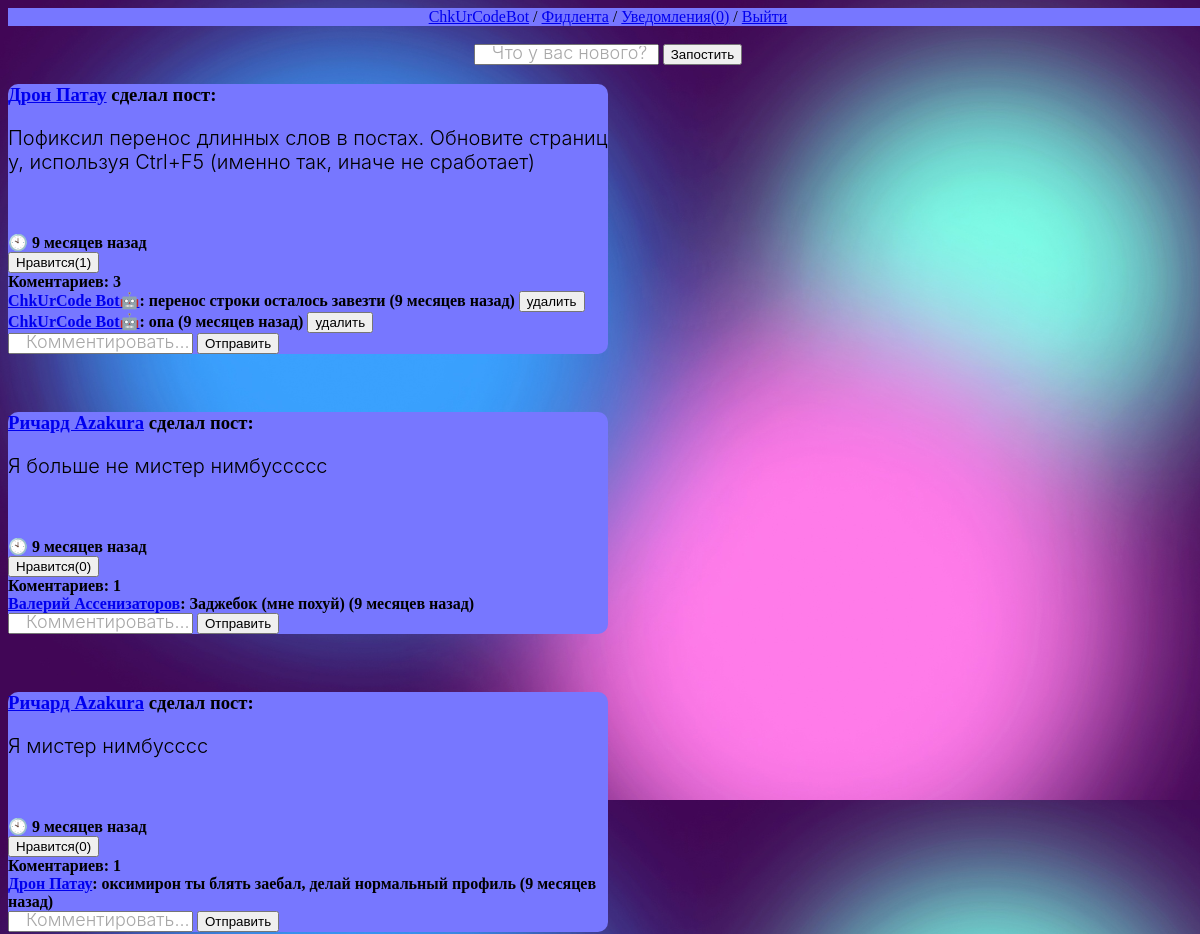
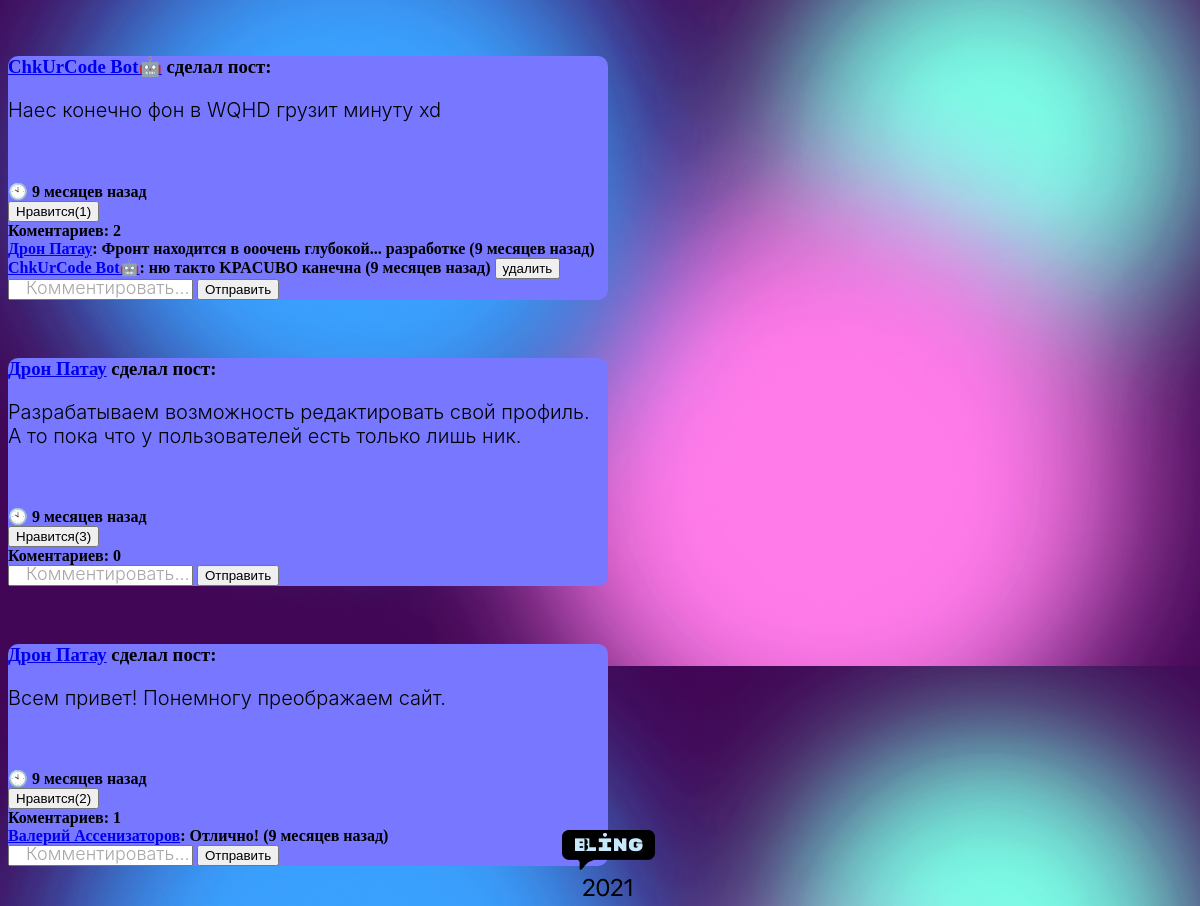
Screenshot of / (signed in) with the database file from the repository (2 pictures, top to bottom).
### bling/models.py (models this page shows, shortened)
class Profile(models.Model):
    user = models.OneToOneField(User, on_delete=models.CASCADE)
    about = models.TextField(default='', blank=True)
    subscribers = models.ManyToManyField(User, blank=True, default=None, verbose_name='Подписчики', related_name='Подписчик')
    friends = models.ManyToManyField(User, blank=True, default=None, verbose_name='Друзья', related_name='Друг')
    profile_image = models.OneToOneField('BlingImage', default=None, null=True, blank=True, verbose_name='Ава', on_delete=models.SET_NULL)
    liked_posts = models.ManyToManyField('BlingPost', default=None, blank=True, verbose_name='Понравившиеся посты')
    notifications_amount = models.IntegerField(default=0)
    def __str__(self):
        if self.user.first_name or self.user.last_name:
            return self.user.first_name + ' ' + self.user.last_name
        else:
            return self.user.username
    class Meta:
        verbose_name = 'Профиль'
        verbose_name_plural = 'Профили'

class BlingPost(models.Model):
    RENDER_LENGTH = 15
    text = models.TextField(null=True, blank=True, verbose_name='Текст')
    images = models.ForeignKey('BlingImage', on_delete=models.SET_NULL, null=True, blank=True, verbose_name='Изображения')
    author = models.ForeignKey(User, on_delete=models.CASCADE, related_name='posts', verbose_name='Автор', null=True)
    created_on = models.DateTimeField(auto_now_add=True, verbose_name='Дата публикации')
    likes_amount = models.IntegerField(default=0)
    comments_amount = models.IntegerField(default=0)
    comments = models.ManyToManyField('BlingComment', default=None, blank=True, verbose_name='Комментарии')
    class Meta:
        verbose_name = 'Пост'
        verbose_name_plural = 'Посты'
        ordering = ['-created_on']
    def how_old(self):
        return how_old_is_this_datetimefield(self.created_on)

class BlingComment(models.Model):
    text = models.TextField(null=True, blank=True, verbose_name='Текст')
    images = models.ForeignKey('BlingImage', on_delete=models.SET_NULL, null=True, blank=True,
                                 verbose_name='Изображения')
    author = models.ForeignKey(User, on_delete=models.CASCADE, related_name='comments', verbose_name='Автор', null=True)
    created_on = models.DateTimeField(auto_now_add=True, verbose_name='Дата публикации')
    likes_amount = models.IntegerField(default=0)
    class Meta:
        verbose_name = 'Комментарий'
        verbose_name_plural = 'Комментарии'
    def __str__(self):
        return self.text
    def how_old(self):
        return how_old_is_this_datetimefield(self.created_on)

### bling/views.py (the view)
# urls.py: path('', index, name='home'),
@login_required()
def index(request):
    if request.method == 'POST':
        scan_for_forms(request)
        return HttpResponseRedirect('/')
    blingposts = BlingPost.objects.all()
    context = {'blingposts': blingposts}
    return render(request, 'bling/index.html', context)

### bling/templates/bling/index.html (shortened to what this page needs)
{% extends "layout/basic.html" %}
{% block content %}
{% if user.is_authenticated %}
    <br><form method="post" align="center">{% csrf_token %}
        <input type="text" name="new_post" placeholder="Что у вас нового?">
        <button name="post_id" type="submit" value="{{ blingpost.pk }}">Запостить</button>
    </form>
    {% if blingposts.0 %}
        {% for blingpost in blingposts %}
            <div class="post">
                <h3><a href="{% url 'user_profile' blingpost.author.username %}">{{ blingpost.author.profile }}</a> сделал пост:</h3>
                <p>{{ blingpost.text }}</p><br>
                <h4 class="PostDate">
                        🕙 {{ blingpost.how_old }}
                    <form method="post">{% csrf_token %}
                        <button name="like" type="submit" value="{{ blingpost.pk }}">Нравится({{ blingpost.likes_amount }})</button>
                    </form>
                    Коментариев: {{ blingpost.comments_amount }}
                    {% if blingpost.comments_amount > 0 %}
                        {% for comment in blingpost.comments.all %}
                            <form method="post">{% csrf_token %}
                                <a href="{% url 'user_profile' comment.author.username %}">{{ comment.author.profile }}</a>: {{ comment }} ({{ comment.how_old }})
                                {% if comment.author == user %}
                                    <button type="submit" name="remove_comment" value="{{ blingpost.pk }}/{{ comment.pk }}">удалить</button>
                                {% endif %}
                            </form>
                        {% endfor %}
                    {% endif %}
                    <form method="post">{% csrf_token %}
                        <input type="text" name="comment_text" placeholder="Комментировать...">
                        <button name="post_id" type="submit" value="{{ blingpost.pk }}">Отправить</button>
                    </form>
                </h4>
            </div><br>
        {% endfor %}
    {% else %}
        <p align="center">Тут пока нет постов...</p>
    {% endif %}
{% endif %}
{% endblock %}

### bling/templates/layout/basic.html (shortened to what this page needs)
{% load static %}
<!DOCTYPE html>
<html lang="en">
<head>
    <link rel="stylesheet" type="text/css" href="{% static 'bling/style.css' %}">
</head>
<body>
    <nav align="center" style="background-color: #7777ff;">
        {% if user.is_authenticated %}
        <a href="{% url 'user_profile' user.username %}">{{ user.username }}</a> /
        <a href="{% url 'home' %}">Фидлента</a> /
        <a href="{% url 'notifications' %}">Уведомления({{ user.profile.notifications_amount }})</a> /
        <a href="{% url 'logout' %}">Выйти</a>
        {% else %}
        <a href="{% url 'signin' %}">Вход</a> /
        <a href="{% url 'signup' %}">Регистрация</a>
    {% endif %}
    </nav>
    <section>
        {% block content %}
        {% endblock %}
    </section>
    <footer class="footer">
        <img src="footer_logo.png" alt="" class="FooterLogo">
    </footer>
</body>
</html>

### bling/static/bling/style.css (style rules this page uses)
html, body { width: 100%; height: 100%; top:0; bottom:0; left:0; right:0; }
body { background-image: url("back.jpg"); background-size: cover; display: block; }
p { font-family: SF Pro Display; font-weight: 300; font-size: 20px; }
::placeholder { text-indent: 14px; font-family: SF Pro Display; font-weight: 300; font-size: 18px; line-height: 21px; color: #A8A8A8; }
.footer { position: absolute; bottom: 0; width: 100%; text-align: center; }
.FooterLogo { min-height: 100%; }
.post { background-color: #7777ff; width: 50%; border-radius: 10px; word-break:break-all; }

### rows the page displays
BlingPost: author.profile "Дрон Патау", text "Пофиксил перенос длинных слов в постах. Обновите страницу, используя Ctrl+F5 (именно так, иначе не сработает)", how_old "9 месяцев назад", {{ blingpost.pk }} 32 (drawn), likes_amount "1", comments_amount "3"
BlingComment: author.profile "ChkUrCode Bot🤖", text "перенос строки осталось завезти", how_old "9 месяцев назад", {{ blingpost.pk }} 32 (drawn)
BlingComment: author.profile "ChkUrCode Bot🤖", text "опа", how_old "9 месяцев назад", {{ blingpost.pk }} 32 (drawn)
BlingPost: author.profile "Ричард Azakura", text "Я больше не мистер нимбуссссс", how_old "9 месяцев назад", {{ blingpost.pk }} 24 (drawn), likes_amount "0", comments_amount "1"
BlingComment: author.profile "Валерий Ассенизаторов", text "Заджебок (мне похуй)", how_old "9 месяцев назад"
BlingPost: author.profile "Ричард Azakura", text "Я мистер нимбусссс", how_old "9 месяцев назад", {{ blingpost.pk }} 23 (drawn), likes_amount "0", comments_amount "1"
BlingComment: author.profile "Дрон Патау", text "оксимирон ты блять заебал, делай нормальный профиль", how_old "9 месяцев назад"
BlingPost: author.profile "ChkUrCode Bot🤖", text "Наес конечно фон в WQHD грузит минуту xd", how_old "9 месяцев назад", {{ blingpost.pk }} 22 (drawn), likes_amount "1", comments_amount "2"
BlingComment: author.profile "Дрон Патау", text "Фронт находится в ооочень глубокой... разработке", how_old "9 месяцев назад"
BlingComment: author.profile "ChkUrCode Bot🤖", text "ню такто KPACUBO канечна", how_old "9 месяцев назад", {{ blingpost.pk }} 22 (drawn)
BlingPost: author.profile "Дрон Патау", text "Разрабатываем возможность редактировать свой профиль. А то пока что у пользователей есть только лишь ник.", how_old "9 месяцев назад", {{ blingpost.pk }} 21 (drawn), likes_amount "3", comments_amount "0"
BlingPost: author.profile "Дрон Патау", text "Всем привет! Понемногу преображаем сайт.", how_old "9 месяцев назад", {{ blingpost.pk }} 19 (drawn), likes_amount "2", comments_amount "1"
BlingComment: author.profile "Валерий Ассенизаторов", text "Отлично!", how_old "9 месяцев назад"

### other values shown
{{ user.username }} "ChkUrCodeBot"
{{ user.profile.notifications_amount }} "0"
